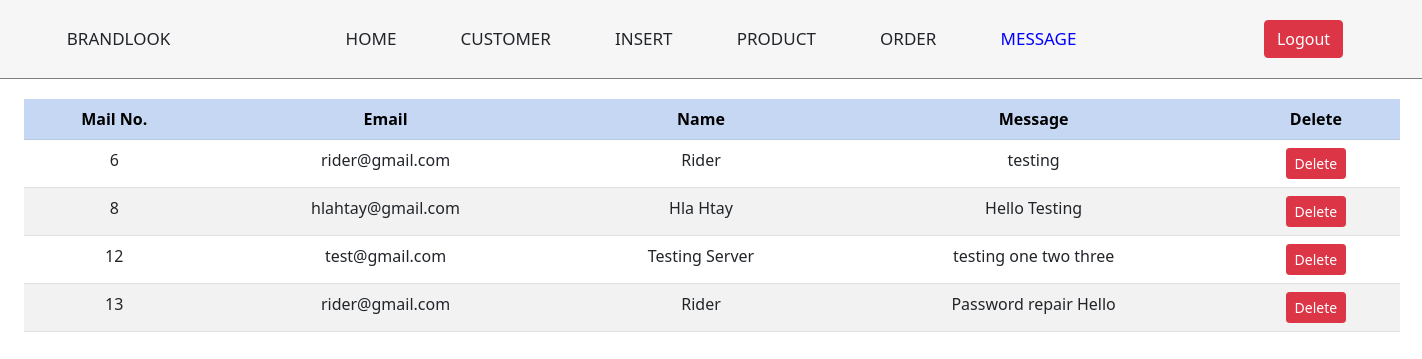
Page /admin/message.php on the committed database.
### tables this page shows
CREATE TABLE IF NOT EXISTS `contact` (
  `id` int(11) NOT NULL AUTO_INCREMENT,
  `email` varchar(120) NOT NULL,
  `name` varchar(120) NOT NULL,
  `message` varchar(120) NOT NULL,
  PRIMARY KEY (`id`)
);

### admin/message.php (the view, shortened to what this page needs)
<!doctype html>
<html lang="en">
  <head>
    <link href="https://cdn.jsdelivr.net/npm/bootstrap@5.1.3/dist/css/bootstrap.min.css" rel="stylesheet">
    <link rel="stylesheet" type="text/css" href="css/indexViewStyle.css">
  </head>
  <body>
    <div class="container-fluid">
    	<div class="row headerRow">
    		<div class="col-md-2 navName">
    			<a href="../index.php">BrandLook</a>
    		</div>
    		<div class="col-md navPage">
    			<nav>
    				<a href="index.view.php">Home</a>
            <a href="customer.php">Customer</a>
    				<a href="insert.php">Insert</a>
    				<a href="product.php">Product</a>
    				<a href="order.php">Order</a>
    				<a href="message.php" style="color: blue;">Message</a>
    			</nav>
    		</div>
    		<div class="col-md-2 navLogout">
    			<nav>
    				<a href="index.php" class="btn btn-danger">Logout</a>
    			</nav>
    		</div>
    	</div>
      <div class="row messageRow">
        <div class="col-md">
          <table class="table table-striped text-center">
            <tr class="table-primary">
              <th>Mail No.</th>
              <th>Email</th>
              <th>Name</th>
              <th>Message</th>
              <th>Delete</th>
            </tr>
            <?php
            require '../boostrap.php';
              $sql = mysqli_query($con,"SELECT * FROM contact");
              while (list($id, $email, $name, $message) = mysqli_fetch_array($sql)) {
              ?>
              <tr>
                <td><?php echo $id ;?></td>
                <td><?php echo $email ;?></td>
                <td><?php echo $name ;?></td>
                <td><?php echo $message ;?></td>
                <td><a href="deleteMessage.php?id=<?php echo $id;?>" class="btn btn-sm btn-danger">Delete</a></td>
              </tr>
              <?php }
            ?>
          </table>
        </div>
      </div>
    </div>
  </body>
</html>

### admin/css/indexViewStyle.css (style rules this page uses)
.headerRow { background-color: white; padding: 20px 0; border-bottom: 1px solid gray; align-items: center; background-color: rgba(225, 225, 225, 0.3); backdrop-filter: blur(20px); }
.navPage,.navName,.navLogout { display: flex; justify-content: center; }
.navPage a , .navName a { text-decoration: none; margin: 0 30px; text-transform: uppercase; font-size: 17px; color: inherit; }
.messageRow { width: 1400px; margin: 0 auto; margin-top: 20px; }

### rows in the picture
contact: id "6", email "rider@gmail.com", name "Rider", message "testing"
contact: id "8", email "hlahtay@gmail.com", name "Hla Htay", message "Hello Testing"
contact: id "12", email "test@gmail.com", name "Testing Server", message "testing one two three"
contact: id "13", email "rider@gmail.com", name "Rider", message "Password repair Hello"
